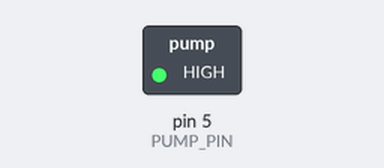
A sketch run on a simulated Arduino Uno, built with avr-gcc and run on an emulated ATmega328P. Shown: switched loads named in the sketch (green lamp = pin HIGH).

Above: at 2.5 s.
At 7.5 s:
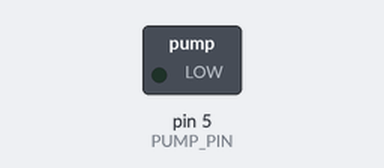
Timing chart, 0 to 13.0 s (numbered marks = the images above):
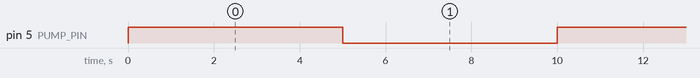

The sketch:

pump.ino
```cpp
#define PUMP_PIN 5

int count = 0;

void setup()
{
    pinMode(PUMP_PIN, OUTPUT);
}

void loop()
{
   /*if (count == 0) {
        digitalWrite(PUMP_PIN, HIGH);
        delay(2000);
         ++count;
   }
   */

    digitalWrite(PUMP_PIN, HIGH);
    delay(5000);

    digitalWrite(PUMP_PIN, LOW);
    delay(5000);
}
```

Measured:
- by itself, pin 5 (PUMP_PIN): alternates HIGH for 5.0 s and LOW for 5.0 s
